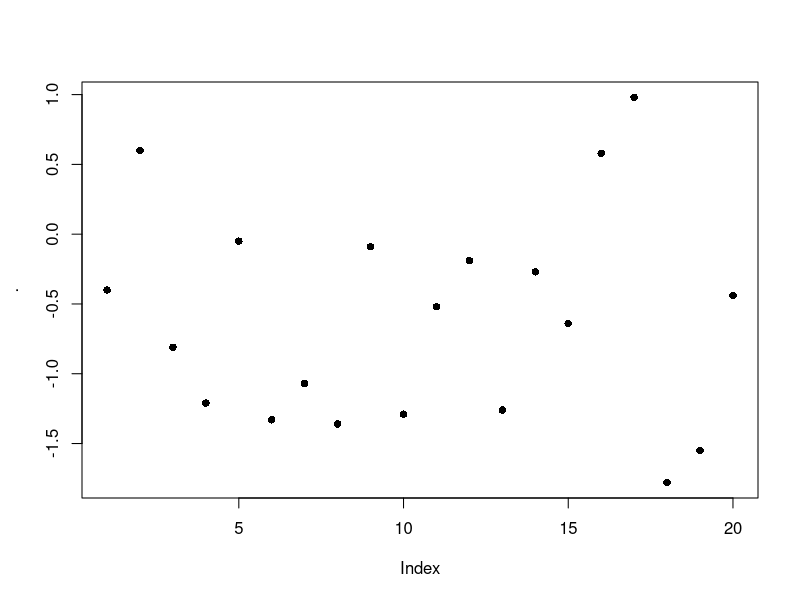
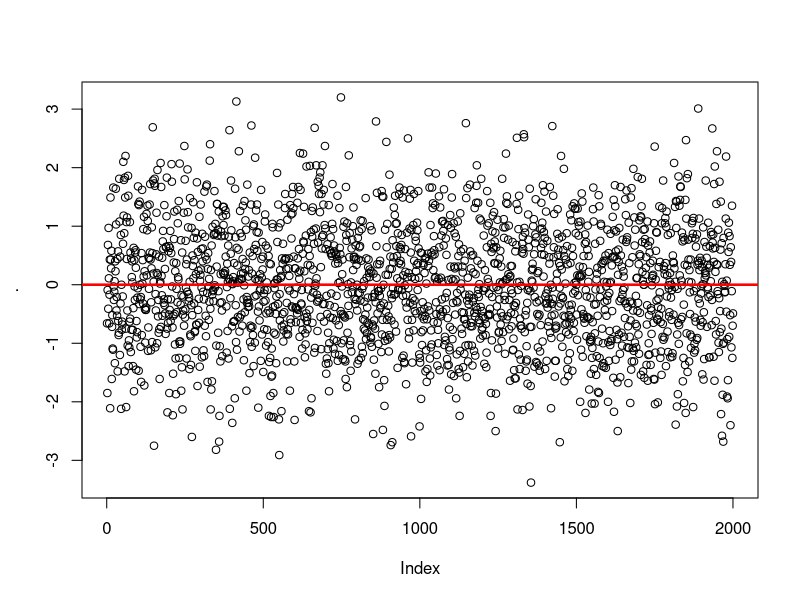

Reproduce these figures in R, in order. (Note: this script raises an error after producing the figures.)
# __________________________________________________________________
# R VOCABULARY 
# __________________________________________________________________

library("dplyr")
library("reshape2")
library("lazyeval")
library("ggplot2")
library("labeling")
library("lubridate")


# help(package="base")
# rm(list=ls())

# TODO: -------
# duplicated, charmatch, aggregate, do.call
# remove "lib" arg in library calls 
       


# flatten a list: 
(l <- list(item1=4, item2=2, item3=c(100, 200)))  # surrounding with () calls print 
(unlist(l))
(unname(unlist(l)))  # returns numeric vector; also try: unlist(l) %>% unname  


# flattening a list of dates does weird stuff: 
datelist = as.list(c(ymd("2017-01-01"), ymd("2017-01-01")))
unlist(datelist)  # not good 
do.call("c", datelist)  # this is good 


# rep and seq: --------------------
rep(letters[1:3], times=2)  # same as rep(letters[1:3], 2)
rep(letters[1:3], each=2)
rep(letters[1:3], times=2, each=2)
rep(letters[1:3], times=2, each=2, length.out=2)
rep_len(letters[1:3], length.out=40)  # could be useful if you don't know the length of a vector, but you want to keep recycling it until total length reaches a target value. 
rep(letters[1:3], times=(1:3))

seq(1,26)
seq(1,26,by=3)
seq(1,26, length.out=4)  # generates a sequence of length.out=4 equally spaced values from 1 to 16. (length.out is usually abbreviated to length or len, and seq_len is much faster.)
seq(along.with=month.abb)  # can abbreviate as e.g. seq(month.abb) or seq(letters); verbose alternative: seq(1, length(month.abb))
seq(along.with=rnorm(20))# generates sequence 1,2,3... ending with length(month.abb)
seq(c("apple", "orange", "banana"))

x<-round(rnorm(20), 2); names(x) <- seq(rnorm(20)); x %>% plot(pch=16) 
x<-round(rnorm(2000), 2); names(x) <- seq(rnorm(2000)); x %>% 
  plot(pch=1) %>% abline(h=0, lwd=2.5, col="red")


any(c(rep(FALSE, 9), TRUE))  # any TRUEs in the vector? 
any(c(2<1, 4>5, 6==7))

x <- c(4,3, NA, 1,1,23)
any(is.na(x))  # is.na(x) returns a logical of same length as x 



x<- rnorm(10)
range(x)
all(x < 2)  # x<2 returns a logical vector of same length as x; all(x<2) returns TRUE only if all values are TRUE 
all(x < 2, x > (-2))
all(1<2, 2==2, 3>2)
all(c(TRUE, TRUE, TRUE, FALSE))


4 %in% c(1,1,4,1)  # TRUE 
"s" %in% letters  # TRUE
1:4 %in% 1:10  # returns vector of same length as vector on left side of %in%
c(1:4, 12) %in% 1:10
c("g", 7) %in% letters 


match("s", letters)
match(c("a", "s", "f"), letters)
x <- c(4,3, NA, 1,1,23, NA)
match(NA, x)  # Note that match() only returns first match 


which(c(rep(FALSE, 5), TRUE, rep(FALSE, 4), TRUE))  # Takes a logical vector, returns numeric pointing to positions of TRUE values 
which(c(4==5, 2==3))
which(c(4==5, 2==3, 3==3, 4<5, 9>4))


x <- rep(1.0,10); y <- rep(0.99999999999, 10)
all.equal(target=x, current=y, tolerance = 10^-10)
all.equal(target=x, current=y, tolerance = 10^-20)


identical(2, 2.0)  # TRUE 

set.seed(1)
x <- rnorm(10)
set.seed(1)
y <- rnorm(10)
identical(x,y) # TRUE 


stopifnot(c(TRUE, TRUE))
stopifnot(c(FALSE, TRUE))  # returns an error if not all TRUE 
stopifnot(c(2<3, 4>5))


x <- airquality[, -1] # x is a regression design matrix
y <- airquality[,  1] # y is the corresponding response
stopifnot(complete.cases(y) != is.na(y))  # complete.cases returns a logical 
ok <- complete.cases(x, y)  # returns logical of same length as num rows of x and y
sum(!ok) # how many are not "ok" ? NOTE that "!" on a logical gives its inverse: !c(TRUE, FALSE) = c(FALSE, TRUE)
x <- x[ok,]
y <- y[ok]


# subsetting: -----
# 3 ways of subsetting a df for first column:
airquality[1]  # returns data frame (which is a type of list; subsetting list with [] always gives list)
airquality[[1]]  # returns the *contents* of element 1 in the df - integer atomic vector. [[]] can only return 1 thing 
airquality$Ozone  # returns integer atomic vector. Note that $ is shorthand, where x$y = x[["y", exact=FALSE ]]



cumsum(1:10)  # pseudocode: for i in 1:10, result[1] = i, result[2]=i+result[1]
cumprod(1:10)
cummin(1:10)  # along the entire length of input vector, 1 is min 
cummax(10:1)



# first differencing: 
diff(1:10, lag = 1, differences = 1)  # diff gives differecnes between successive elements in a vector 
diff(seq(1,50, by=5), lag=1, differences=1)
(diffs1 <-diff(c(1,5,2,2,10,.5,-1,3,-4,30), lag = 1, differences = 1))
length(diffs1)

# second differencing: 
(diffs2 <-diff(c(1,5,2,2,10,.5,-1,3,-4,30), lag = 1, differences = 2))  
diffs2 == diff(diffs1, lag = 1, differences = 1)  #  setting arg differences > 1 means you recursively apply diff a specified number of times 
length(diffs2)  # note that this has one less element than diffs1

# differencing at lags (i.e. not immediately successive elements)
(diffs3 <-diff(c(1,5,2,2,10,.5,-1,3,-4,30), lag = 2, differences = 1))  
length(diffs3)


# cut a range to get a factor: -------------------
x <- 1:100 
cut(x, breaks=seq(0,100,5), labels= paste("Level", 1:20))  # divide range of x into levels of a factor; 
# note that length of labels is 1 less than length of breaks
# also, first value of breaks is lower than min value of x 
table(cut(x, breaks=seq(0,100,5), labels= paste("Level", 1:20)))



# reorder factor levels using values in another column -------------
# first create data: 
df <- data.frame(area=letters[1:10], 
                 total=c(10,2,1,rnorm(6),20)); df

# graph looks ugly: 
ggplot(df, aes(x=area, y=total)) + geom_bar(stat="identity")

# find order of factor levels that you want: 
order(df$total)  # this gives ascending order; for descending, rev(order(df$total))

# reset factor levels: 
df <- df %>% mutate(area=factor(area, 
                          levels=area[order(df$total)])); df

str(df)  # factor levels reset

# graph again: 
ggplot(df, aes(x=area, y=total)) + geom_bar(stat="identity")  # SUCCESS!


# if there is an obvious way to order your factor levels (e.g. alphabetical), 
# you can try using ordered(): 
# create a factor with default ordering: 
ordered(rep(1:12, length=24))
ordered(c("blue", "green", "yellow"))
ordered(paste0("level_", 1:30))  # doesn't work well 

# let's try again: 
two.digits.numbers <- 
      sapply(1:30, function(x){
            x.char <- as.character(x)
            if (nchar(x.char) < 2){
                  x <- paste0("0", x)
            } else {
                  x <- x.char
            }
            return(x)
      }
      )

ordered(paste0("level_", two.digits.numbers))  # works! 

#**************************************************





#**************************************************
pmin(1:4, 0:3)  # gives "parallel" min - min of each pair of elements, where one element is from vector1, the other from v2. 

x <- sort(rnorm(100));  cH <- 1.35
quantile(x, probs = seq(0, 1, 0.25), na.rm = FALSE, names = TRUE)
# quantiles are cutpoints dividing the range of a probability distribution into contiguous intervals with equal probabilities. 
# quartiles are the three cut points that will divide a dataset into four equal-size groups
pmin(cH, quantile(x)) # no names
pmin(quantile(x), cH) # has names
plot(x=x, y=pmin(cH, pmax(-cH, x)), type = "b", main =  "Huber's function")



# & and && --------
x <- 1 
y <- 1

if (x==1 & y==1){print("yes")} else {print("no")}
if (x==1 && y==1){print("yes")} else {print("no")}
# when x and y are single element vectors, doesn't seem to make a diff

x <- c(1,1) 
y <- c(1,0)

if (x==1 & y==1){print("yes")} else {print("no")}
# single & returns warning: only first element used 

if (x==1 && y==1){print("yes")} else {print("no")}
# no warning, but doesn't seem to give right answer 

# NOTE: apparently && is preferred in if conditions 




# merge: -------------------------------
# merging vectors (doesn't make much sense): 
x <- letters
y <- letters[3:4]
merge(x,y)  # prob not what you want: this is the cartesian product (?) of the 2 sets 


# MERGING DATA FRAMES: -----------
# if the column you're merging on has the same name in both dfs, there's no need to 
# specify by="" argument, because it is automatically interpreted that you are joining on that column 

x <- data.frame(a=letters, b.x=rnorm(26)) %>% print 
y <- data.frame(a=c(letters[3:4], "test"), d.y=rnorm(3), e.y=rep("yo", 3)) %>% print 

merge(x,y)  # inner join; 
merge(x,y, all=TRUE)  # outer join
merge(x,y, all.y=TRUE)  # right join
merge(x,y, all.x=TRUE)  # left join
merge(x,y, all.x=TRUE, all.y=TRUE)  # outer join again




# if the column you're merging on has the diff name in the 2 dfs, you need to specify the 
# by.x and by.y arguments 

x <- data.frame(a=letters, b.x=rnorm(26))
y <- data.frame(a.y=c(letters[3:4], "test"), d.y=rnorm(3), e.y=rep("yo", 3))

merge(x,y, by.x="a", by.y="a.y")  # INNER JOIN 
merge(x,y, all=TRUE, by.x="a", by.y="a.y")  # OUTER JOIN 
merge(x,y, all.y=TRUE, by.x="a", by.y="a.y")  # RIGHT JOIN
merge(x,y, all.x=TRUE, by.x="a", by.y="a.y")  # LEFT JOIN 


#... another example: -----------------
authors <- data.frame(
      surname = I(c("Tukey", "Venables", "Tierney", "Ripley", "McNeil")),
      nationality = c("US", "Australia", "US", "UK", "Australia"),
      deceased = c("yes", rep("no", 4)))
books <- data.frame(
      name = I(c("Tukey", "Venables", "Tierney",
                 "Ripley", "Ripley", "McNeil", "R Core")),
      title = c("Exploratory Data Analysis",
                "Modern Applied Statistics ...",
                "LISP-STAT",
                "Spatial Statistics", "Stochastic Simulation",
                "Interactive Data Analysis",
                "An Introduction to R"),
      other.author = c(NA, "Ripley", NA, NA, NA, NA,
                       "Venables & Smith"))

(m1 <- merge(authors, books, by.x = "surname", by.y = "name"))
(m2 <- merge(books, authors, by.x = "name", by.y = "surname"))


#... merging on dates: --------------
admits <- data.frame(dates = as.Date(c("2017-01-12", "2017-01-15")), 
                     num_cases = c(450,12))
census <- data.frame(dates = as.Date(c("2017-01-12", "2017-01-31")), 
                     num_pts = c(14030, 9912))
date_string <- data.frame(dates = seq(as.Date("2017-01-01"), as.Date("2017-01-31"), by="1 days")) 

# column to match on has same name in all 3 dfs, so no need to specify "by=" argument 
finaldf <- merge(date_string, admits, all.x=TRUE) %>% 
                  merge(census, all.x=TRUE) %>% print 

# if appropriate, replace NAs with zeroes: 
finaldf <- mutate(finaldf, 
                  num_cases=sapply(num_cases, function(x) if(is.na(x)==TRUE){0} else {x}), 
                  num_pts=sapply(num_pts, function(x) if(is.na(x)==TRUE){0} else {x})
                  ) %>% print 

finaldf.m <- melt(mutate(finaldf, dates=as.character(dates))) %>% print 
dcast(finaldf.m, dates ~ variable)  # reverses the melting operation 
dcast(finaldf.m, variable ~ dates)  # reverse rows and columns 


# sort and order: ------------------
x <- c(1,1,3,-1,0,19,1,9,7,32)
sort(x)
sort(x, decreasing=TRUE)
rev(x)  # just reverses arguments 

order(x)  # returns an ordered numeric vector: order(x)[1] returns the position in x where the smallest element in x is found 
x[order(x)]  # arranges x in ascending order 


# Run-length encoding (RLE) is a very simple form of lossless data compression in which runs of data (that is, sequences in which the same data value occurs in many consecutive data elements) are stored as a single data value and count, rather than as the original run
x <- rev(rep(6:10, 1:5))
rle(x)
class(rle(x))  # type of list
rle(x)[1]
unname(unlist(rle(x)[1]))

z <- c(TRUE, TRUE, FALSE, FALSE, TRUE, FALSE, TRUE, TRUE, TRUE)
rle(z)
rle(as.character(z))

x <- c(rep("a", 4), "c", rep("g", 10))
unique(x)

# TABLE ----------------------------------------------
df <- data.frame(a=sample(100,10), 
                 b=sample(2000, 10))
table(df)  # you can call table() on purely numeric data, but it's kinda useless 
table(df$a)  # still useless 

df$c= sapply(1:10, function(x) sample(c("Group1", "Group2"), 1, replace=TRUE))
df

table(df)  # still pretty useless 
table(select(df, a,c))   # possibly useful: this converts the data from "long" to "wide" format; compare with > select(df[order(df$a), ], a,c)
table(select(df, b,c))  # possibly useful 
table(df$c)  # probably the best use of table() for this data 


# Simple frequency distribution:
table(rpois(100, 5))  # n=100, lambda=5
table(state.division, state.region)

with(airquality,
     table(OzHi = Ozone > 80, Month, useNA = "ifany"))  # with() seems to be a 
# precursor to the pipe operator (%>%)


# copy table from R to Excel: ---------------------
df <- data.frame(a=rnorm(20), b= sample(c(TRUE, FALSE), 20, replace=TRUE)) # %>% print
write.table(df, file="clipboard", sep="\t", row.names=FALSE)  # now paste in Excel 

# copy via clipboard from excel to R: 
#select column in excel %>%
x <- readClipboard()


# ifelse() : ------------------------------------
x <- c(6:-4)
sqrt(x)  #- gives warning
sqrt(ifelse(x >= 0, x, NA))  # no warning

## Note: the following also gives the warning !
ifelse(x >= 0, sqrt(x), NA)

l <- sample(c("a", "b", "c"), 1)
ifelse(l >= "b", "high", "low")


# DATES --------------------------------------------
# ...create strings of dates ----
seq(ISOdate(2017,1,1), ISOdate(2017,1,31), by="day") %>% substr(1,11)  # Jan to Feb 

seq(ISOdate(2017,1,1), ISOdate(2017,1,31), by="7 day") %>% 
  substr(1,11)  # only week start dates 

seq(ISOdate(2017,2,1), ISOdate(2017,1,1), by="-1 day") %>% substr(1,11)  # Feb to Jan 

# Note: ISOdate() is a wrapper for strptime()


# Alternatively, you can use as.Date: 
seq(as.Date("2017-01-01"), as.Date("2017-04-05"), by="1 day")

dates <- seq(as.Date("2017-01-01"), as.Date("2017-04-05"), by="7 day")  # only first day of weeks 
date_and_wkday <- data.frame(dates = dates, 
                             days = weekdays(dates)) %>% print 




# ...identify fiscal year from date : -------------------
x <- data.frame(date = c("2013-01-01", "2013-06-06", "2015-02-28", "2015-09-04"), 
                m=rep(NA,2), 
                y=rep(NA,2), 
                fyear = rep(NA,2)); x

for(i in 1:nrow(x)){
      x$m[i] <- substr(x$date[i], 6,7) %>% as.numeric
      x$y[i] <- substr(x$date[i], 1,4) %>% as.numeric
      if(m[i] %in% 4:12){
            x$fyear[i] <- x$y[i]+1
      } else {
            x$fyear[i] <- x$y[i]
      }
}
print(x)

# without extra columns for date and year: 
x <- data.frame(date = c("2013-01-01", "2013-06-06", "2015-02-28", "2015-09-04"), 
                fyear = rep(NA,2)
                ); x

for(i in 1:nrow(x)){
      m <- substr(x$date[i], 6,7) %>% as.numeric
      y <- substr(x$date[i], 1,4) %>% as.numeric
      if(m %in% 4:12){
            x$fyear[i] <- y+1
      } else {
            x$fyear[i] <- y
      }
}
print(x)



# using lubridate package: ----------------------------------------
dates <- c("2017-01-01", "2017-02-01", "2017-08-21")

class(dates)  # "character"


ymd(dates) # %>% class  # "Date"
# this function takes a char and converts to date, using the ymd format to 
# do the conversion. It DOESN'T *cast* to ymd format 

mdy(dates)  # doesn't work 
dates2 <- c('12-31-2017'); class(dates2)
mdy(dates2); class(mdy(dates2))

# convert to time in format hh:mm
timechar <- "12:30"
time <- strptime(timechar, format="%R"); time2
time <- strptime(timechar, format="%I"); time2


# convert ymd to mdy: 
ymd(dates) %>% format('%m%d%Y')

# arithmetic with dates and times: 



# SET OPERATIONS ---------------------------------------------

setA<-c("a", "b", "c", "d", "e")
setB<-c("d", "e", "f", "g")

union(setA,setB)
intersect(setA,setB)
setdiff(setA,setB)  # Note, however, that the difference between two sets is order-dependent. It is the material that is in the first named set, that is not in the second named set. 
setequal(c(setdiff(setA,setB),intersect(setA,setB),setdiff(setB,setA)), 
         union(setA,setB))


# SAMPLE() --------------------------------------------------
sample(10)  # gives permutation of all elements; same as sample(1:10)
sample(10, 1) 
(x <- sample(10, replace=TRUE)); setdiff(1:10, x)
sample(letters, 3)

sample(c("a", "b"),1, prob=c(.9, .1))  # The optional prob argument can be used to give a vector of weights for obtaining the elements of the vector being sampled. They need not sum to one, but they should be non-negative and not all zero.

# create a discrete distribution with specified probabilities:
v <- vector()
for(i in 1:1000){
  v[i] <- sample(c(TRUE, FALSE, "error"), 1, prob=c(.90, .09, .01))
}

table(v) %>% barplot  # plotting with base R 

# plotting with ggplot: 
dat <- as.data.frame(table(v)) %>% melt %>% select(1,3)
ggplot(dat, aes(x=v, y=value)) + 
  geom_bar(stat="identity") + 
  geom_hline(yintercept=0, size=1)



# COMBINATIONS --------------------------------------------------
choose(3,2)  # number of combinations of 2 elements that can be chosen from a set of 3 elements 
choose(10,1); choose(10,2); choose(30,2)

# counting num permutations: 
n <- 10
k <- 5 
choose(n,k)*factorial(k)

par(mfrow=c(2,1))
# graph of num combinations 
sapply(1:10, function(x) choose(10, x)) %>% 
  plot(type='l', main="num permutations, combinations of x objects from a total of 10 objects", 
       xlab = "x", 
       ylab = "num combinations")

# graph of num permutations 
sapply(1:10, function(x) choose(10, x)*factorial(x)) %>% 
  plot(type='l', 
       xlab = "x", 
       ylab = "num permutations")
par(mfrow=c(1,1))


# sample with/without replacement: -----------
sample(10)  # same as sample(1:10); default is replace=FALSE 
sample(10,2)
sample(10,100, replace=TRUE) 
sample(c("hi", "bye"), 30, replace=TRUE)

# simulate 100 rolls of a die: 
sample(6, 100, replace=TRUE) %>% mean
sample(6, 100, replace=TRUE) %>% mean

# FILL CONTAINER WITH LOOP: ----------------------
# create an empty container and fill it using a loop. We require that any type and any number of objects can be placed in the container, regardless of whether they are numeric or character or logical: 
container <- vector(mode="list")
# container <- list()  # this also seems to work? 

for(i in 1:10){
  x <- rnorm(1)
  print(paste("x=", x))
  if (x < 0.01){
    container[i] <- list(1:10)    
  } else if (x < 0.8) {
    container[i] <- list(rnorm(i))
  } else {
    container[i] <- list(rep("test", i))
  }
}

str(container)
summary(container)



# BUILD A DATAFRAME WITH A LOOP: --------------
# set up empty list: 
datalist = list()

for (i in 1:5) {
      # ... make some data
      dat <- data.frame(x = rnorm(10), y = runif(10))
      dat$i <- i  # maybe you want to keep track of which iteration produced it?
      datalist[[i]] <- dat # add it to your list; NOTE THAT WE USE [[]] !!!!
}

datalist  # each element of hte list is a dataframe 
# compare datalist[1] with datalist[[1]]; first is a list, second is contents 
      # within that list 

# join elements of list into a single df with do.call()
big_data = do.call(rbind, datalist) %>% print 

# alternative without using do.call: 
df1 <- datalist[[1]]
for(i in 2:5) {df1 <- rbind(df1, datalist[[i]])}
df1

identical(big_data, df1)  # TRUE 

# LAPPLY AND FRIENDS: -------------------------------
x <- list(a = 1:10, beta = exp(-3:3), logic = c(TRUE,FALSE,FALSE,TRUE))
# compute the list mean for each list element
lapply(x, mean)
# median and quartiles for each list element
lapply(x, quantile, probs = 1:3/4)
# Format for lapply is lapply(X, FUN, ...). Note that "probs=1:3/4" is being passed to "..." above, and is "passed to" the function quantile(). 

sapply(x, quantile)
i39 <- sapply(3:9, seq) # list of vectors
sapply(i39, fivenum)
vapply(i39, fivenum,
       c(Min. = 0, "1st Qu." = 0, Median = 0, "3rd Qu." = 0, Max. = 0))

(v <- structure(10*(5:8), names = LETTERS[1:4], 
                types=c("red", "yellow", "blue", "green")))
# structure() returns the given object with further attributes that you can 
# set 

# not entirely sure what's happening here: 
f2 <- function(x, y) outer(rep(x, length.out = 3), y)
(a2 <- sapply(v, f2, y = 2*(1:5), simplify = "array"))
a.2 <- vapply(v, f2, outer(1:3, 1:5), y = 2*(1:5))
stopifnot(dim(a2) == c(3,5,4), all.equal(a2, a.2),
          identical(dimnames(a2), list(NULL,NULL,LETTERS[1:4])))

# ...sampling distribution of sample mean of exp r.v.: ----
replicate(10000, mean(rexp(10))) %>% hist

# using ggplot: 
df <- replicate(10000, mean(rexp(10))) %>% as.data.frame  
colnames(df) <- "value"

p1 <- ggplot(df, aes(x=value)) + 
  geom_histogram(aes(y=..count..)) + # not really necessary to specify 
  # aes(y=..count..), but good to be explicit. You can just give 
  # "+ geom_histogram() +"  ...
  scale_x_continuous(limits=c(0,3), 
                        labels=seq(0,3, .25), breaks=seq(0,3, .25)) + 
  geom_hline(yintercept=0, size=1) + 
  theme(axis.text.x=element_text(size = 16),
        axis.title.x=element_text(size=20), 
        axis.text.y=element_text(size=14), 
        axis.title.y=element_text(size=18), 
        strip.text.x=element_text(size=18));p1

# add density: 
(p2 <- p1 + geom_density(aes(y=..density..*900), size=1, colour="blue", alpha=.8))

p3 <- ggplot(df, aes(x=value)) + 
  geom_density(aes(y=..density../sum(..density..))); p3 
#   geom_histogram(aes(y=..density../sum(..density..)), fill=NA, colour="black")


# summary(p1); summary(p2)


# ... use lapply to create multiple distribution curves: -----

# create input vector: 
input=seq(-4,4, length=1000)

# define dist function family: X~N(0, 1/n): 
fx <- function(n, input_vector){
      dnorm(input_vector, mean=0, sd=(1/sqrt(n)))  # change to pnorm() to get CDFs 
}

# create data frame with x and f(x) values for different values of n: 
normal_curves <- lapply(seq(1:20), fx, input_vector=input) %>% 
      # "input_vector=x" => specify that second arg of fx always 
      # takes value x
      as.data.frame

colnames(normal_curves) <- paste0("n", 1:20)
normal_curves <- mutate(normal_curves,
                        x=input) %>%  # x is input vector
                  select(21,1:20)

str(normal_curves)

# putting data in long form to allow facetting by value of n: 
normal_curves_long <- melt(normal_curves, id.vars = "x")
str(normal_curves_long)

p1 <- ggplot(normal_curves_long, aes(x=x, y=value, group=variable)) + 
      geom_line() + 
      geom_text(data=filter(normal_curves_long,
                            x>=1 & x<=1.01),  # filtering to get single point from each                                                  curve 
                aes(label=variable), 
                col="red") ; p1 




# Pattern Matching and Replacement -------------------------------
# grep(value = FALSE) returns a vector of the indices of the elements of x that yielded a match (or not, for invert = TRUE. This will be an integer vector unless the input is a long vector, when it will be a double vector.                                                                                            

# grep(value = TRUE) returns a character vector containing the selected elements of x (after coercion, preserving names but no other attributes).

# grepl returns a logical vector (match or not for each element of x).

grep("[a-z]", letters)
grep("May", month.abb, invert=TRUE)  # find months that are NOT "May"
grep("wed", tolower(c("Monday", "Tuesday", "Wednesday")))
grep(c("wed", "mon"), tolower(c("Monday", "Tuesday", "Wednesday")))  # In grep(c("wed", "mon"), tolower(c("Monday", "Tuesday", "Wednesday"))):argument 'pattern' has length > 1 and only the first element will be used

charmatch(c("mon", "wed"), tolower(c("Monday", "Tuesday", "Wednesday", "Monday")))
# note that charmatch can take more than one element in its first argument. However, its rules for return values are a bit strange: 
      # if unique exact match OR (unique partial match and no exact match) -> 
            # match index returned
      # if multiple exact OR multiple partial -> 0 returned 
      # if no match, then nomatch argument value returned 
      # Thus, charmatch can be useful in seeing whether a value can be used 
            # as a unique identifier?? 

grep("o", letters)  # 15
grep("o", "food")  # 1
grep("o", c("food", "wood"))  # 1,2 
grep("o", c("food", "wood"), value=TRUE)
grepl("o", c("food", "wood"))

# note that "food" is a single element, which does contain an "o", so we get 1 returned. The 2 "o"s in food are not counted seperately. To do that, try: 

countOs <- function(x){
  require("dplyr", lib="H:/R packages")
  
  x.split <- strsplit(x, split=NULL) %>% unlist 
  
  returnOs <- function(x1){
    x2 <- tolower(x1)
    if(x2=="o"){1}
    else{0}
  }
  
  sapply(x.split, returnOs) %>% sum
}

# test function: 
test_countOs <- function(){
  sapply(list("hi", "hO", "OOoo", "yo", "only one", "frib", "N00", "123"),
         countOs)
}
test_countOs()

# apply the function: 
countOs("food")  # 2
countOs("Markov chains were introduced by Andrei Andreevich Markov (1856-1922) and were named in his honor.")  # 5 

# note how the function "countOs" promotes modularity and abstraction in the code: it is completely self-contained, so it doesn't need to refer to a function or object defined anywhere else, so you can use it in any environment. Just give it the input it expects and it will give you the output you expect. This is how you keep code from getting ridiculously complicated and interconnected. 

gsub("g", "Goose", letters)
gsub("g", NA, letters)

strings <- c("foo", "foo", "bar", "foo", "qux")
sub("foo", "yib", strings) 
gsub("foo", "yib", strings) 
# what's the difference between sub and gsub? 

# FUNCTIONS ------------------------------------------

# Use of "...": --------------------------------------
f <- function(...){
  list(...)
}
# f takes a variable number of arguments (i.e. user can put in anything they like there), then just lists what those arguments were. 


# TEST CASES: 
# function call: 
f(x=2, l=TRUE)

# Another function: 
f2 <- function(x,y, ...){
  print(x/y)
  otherArgs <- list(...)
  print(otherArgs)
  if (length(list(...)) > 0){
      if (any(unlist(list(...)))){
          print("At least one TRUE in otherArgs")
      } else {
          print("No TRUEs in otherArgs")
      }
  } else {
      print("No TRUEs in otherArgs")
  } 
}

# function call:
f2(1,5,TRUE, FALSE)
f2(1,5)
f2(1,5,FALSE, FALSE)

# Using ... in a useful way: ----------------------------------

# write a function that drops extreme values, then returns quantiles:
# in general, this approach could be useful because you can build in several steps into a single function (step1: drop extreme values, step2: calculate quantiles). However, you need a way to pass in arguments that will be used in later steps. That's what "..." is for. 

x <- rnorm(50)

f3 <- function(x){
  x2 <- sort(x)
  lower.limit <- quantile(x2, prob=.1)
  upper.limit <- quantile(x2, prob=.9)
  x3 <- x2[x2>lower.limit & x2<upper.limit]
  quantile(x3)
}

f3(x)  # compare with quantile(x)
f3(x, probs=c(.25, .5, .75))  
# Error in f3(x, probs = c(0.25, 0.5, 0.75)): unused argument (probs = c(0.25, 0.5, 0.75))

# To prevent the error, we need to rewrite f3 to allow it to take extra arguments: 

f4 <- function(x, ...){
  x2 <- sort(x)
  lower.limit <- quantile(x2, prob=.1)
  upper.limit <- quantile(x2, prob=.9)
  x3 <- x2[x2>lower.limit & x2<upper.limit]
  otherargs <- list(...)
  
  if(!is.null(otherargs)){
#     print(otherargs)  # note that this is just printed, not returned by the function
  }
  
  if(!is.null(otherargs$probs)){
#     print(quantile(x3, probs=otherargs$probs))
    quantile(x3, probs=otherargs$probs) %>% unlist
  } else {
#     print(quantile(x3))
#     print("default probs used")
    quantile(x3) %>% unlist
  }
}

# FUNCTION CALLS: 
f4(x)  # compare with quantile(x)
f4(x, probs=c(.08, .35, .57, .75, .99))  # compare with quantile(x, probs=c(.08, .35, .57, .75, .99))
f4(x, probs=c(.08, .35, .57, .75, .99), na.rm=TRUE)

# note what we can do with function f4: 
vectors <- vector(mode="list")
for(i in 1:10000){
  vectors[i] <- list(rnorm(500))
}

result <- lapply(vectors, f4, probs=c(.08, .35, .57, .75, .99), arg=NULL) %>%
  as.data.frame
names(result) <- paste0("sample_", 1:length(vectors))
str(result)
summary(result)
# result

result.long <-  melt(result) %>% 
  mutate(probs=as.factor(rep(c(.08, .35, .57, .75, .99), length(vectors)))) %>% 
  select(variable, probs, value)
str(result.long)
head(result.long, 100)

# quick analysis: 
boxplot(result.long$value)
filter(result.long, probs==.08) %>% select(value) %>% boxplot 
plot(value~probs, data=result.long)

# using ggplot: 
p1 <- ggplot(result.long, aes(x=probs, y=value)) + 
  geom_boxplot()  
#   facet_wrap(~probs, ncol=2)
p1


p08 <- filter(result.long, probs==.08) %>% select(value) %>% unlist
p57 <- filter(result.long, probs==.57) %>% select(value) %>% unlist

plot(p57~p08)

# ...rationale-----------------------------------------------------------
# without f4, how would you do this? First loop over vectors to remove extremes, then loop over the result to calculate quantiles. Okay, but what if there were e.g. 10 intermediate steps requiring a different function for each? It would be very inelegant to have to write 10 loops and keep passing the result from one to the next. 

# Instead, we can put all the intermediate functions inside f4, and pass their arguments to them through f4!!! 




# RESHAPE PACKAGE:  ---------------------------------------------
# Melting: going from wide to long 
head(airquality)
aql <- melt(airquality) # [a]ir [q]uality [l]ong format; no ID vars
head(aql)
aql[c(1:5, 154:158, 307:311), ]  

# using Month and Day as ID vars: 
aql <- melt(airquality, id.vars = c("Month", "Day"), 
            variable.name = "climate_variable", 
            value.name = "climate_value")
head(aql)  # note that long data is grouped by measured variable name, and that id vars repeat after all data on one single measured variable name: e.g. month=5, day=1 will appear next to "Ozone" var, then again next to "Solar.R". This is how rows/tuples for particular (Ozone, Solar.R, etc.) values are recorded; otherwise there would be no way to know which values were associated with others. 

# only id vars get column names named after them. All other vars are in the "variable" column, which we've renamed to "climate_variable"
summary(aql)
aql[c(1:5, 154:158, 307:311, 460:464), ]


# In reshape2 there are multiple cast functions. Since you will most commonly work with data.frame objects, we'll explore the dcast function.

# Casting: going from long to wide: 
aql <- melt(airquality, id.vars = c("Month", "Day"))
aqw <- dcast(aql, Month + Day ~ variable)  # Month & Day remain as columns (with duplicates removed), while the distinct names in variable "swing out" to create new column names. The arguments on the left refer to the ID variables and the arguments on the right refer to names the measured variables. Everything not in the equation is assumed to be a column of values. 
head(aqw)


dcast(aql, Month ~ variable + Day)  # wide format with each day a column: e.g Month=5, var="Ozone" and Day=1 gets 1 column; Month=5, var="Ozone" and Day=2 gets another, etc. 
# "Month ~ variable + Day" ==> LHS args specify how many rows in output; RHS args specify how many columns 
dcast(aql, Month ~ variable)  # "Aggregation function missing: defaulting to length". E.g. for month=5 and column=Ozone, there are now 31 values; we can't display 31 values in a cell, so we default to aggregating by counting 


dcast(aql, Month ~ variable, fun.aggregate = mean, 
      na.rm = TRUE)  # Averages by month
dcast(aql, Day ~ variable, fun.aggregate = mean, 
      na.rm = TRUE)  # Averages by day of month, across months. 


# NOTE: the above could have been done with dplyr::group_by() and summarize(): 
# however, this is more tedious because every var has to be named
# group_by(airquality, Month) %>% summarize(mean(Ozone, na.rm=TRUE), 
#                                           mean(Solar.R, na.rm=TRUE),
#                                           mean(Wind, na.rm=TRUE),
#                                           mean(Temp, na.rm=TRUE)) %>% 
#                                     as.data.frame 




## ...another example: means by day of week----------------------
days.of.week <- weekdays(Sys.Date()+0:6)  # list of days in the week 

data <- data.frame(var1=rnorm(7000, mean=50,sd=4), 
                   var2=rpois(7000, lambda=3), 
                   day=rep(days.of.week, 1000))
head(data, 50)

# MELT: 
longdata <- melt(data)
# head(longdata)
# longdata[c(1:8, 7001:7008), ]  # note that long data is grouped by measured variable name, and that id vars repeat after all data on one single measured variable name 

# CAST: 
# avg.by.day <- dcast(longdata, day ~ variable)  # Aggregation function missing: defaulting to length
avg.by.day <- dcast(longdata, day ~ variable, 
                    fun.aggregate=mean, 
                    na.rm=TRUE)
avg.by.day

# ...playing with the example ---------------------------------------------
# let's see if means of var1 differ across days 
anova.model1 <- lm(value~day, data=filter(longdata, variable=="var1"))
summary(anova.model)  # compare with "avg.by.day" Note that avg.by.day is easier to read. 

p1 <- ggplot(avg.by.day, aes(x=day, y=var1)) + 
  geom_bar(stat="identity")  
#   scale_y_continuous(limits=c(49.7, 50.1))  # not sure why the bars disappear when I do this 
p1

(p1zoom <- p1 + coord_cartesian(ylim=c(49.88, 50.1)))  # Setting limits on the coordinate system will zoom the plot (like you're looking at it with a magnifying glass), and will not change the underlying data like setting limits on a scale will.



# DPLYR PACKAGE: -------------------------------------

# group_by( ): --------------
# converts df to tbl, with meta-instruction to do all subsequent operations in terms of groups. Note that on its own, group_by does not do any operation; it is usually used in conjunction with summarize()

mtcars
group_by(mtcars, cyl)  # a tibble, with instructions to do subsequent operations in terms of groups of cyl 
group_by(mtcars, cyl) %>% as.data.frame  # identical to initial df 


# ...comparing summarize() on grouped versus original df: ----------
grouped <- group_by(mtcars, cyl)

summarize(grouped, mean(hp)) %>% as.data.frame # compare with following: 
summarize(mtcars, mean(hp))

summarize(grouped, mean(hp), sd(hp), mean(disp), sd(disp)) %>% 
      as.data.frame
# compare with following: 
summarize(mtcars, mean(hp), sd(hp), mean(disp), sd(disp))


# ...try alternative groupings: --------------------------
(grouped_by_cyl <- group_by(mtcars, cyl) %>% 
       summarize(mean(hp), sd(hp))) %>% as.data.frame
(grouped_by_gear <- group_by(mtcars, gear) %>% 
       summarize(mean(hp), sd(hp))) %>% as.data.frame

# grouped on 2 vars: 
(grouped_by_gear_and_cyl <- group_by(mtcars, gear, cyl) %>% 
       summarize(mean(hp), sd(hp))) %>% as.data.frame

# checking result of grouping on 2 vars: 
filter(mtcars, gear==3) %>% select(cyl) %>% arrange(cyl) %>% unique 
filter(mtcars, gear==4) %>% select(cyl) %>% arrange(cyl) %>% unique 
filter(mtcars, gear==5) %>% select(cyl) %>% arrange(cyl) %>% unique 

# find how many rows in particular combinations: 
count(mtcars, cyl)
count(mtcars, cyl, gear)

# another option to count rows: 
mtcars %>% group_by(cyl, gear) %>% summarise(n= n() ) 

#replace() ----
head(mtcars); str(mtcars)
cyl_order <- order(mtcars$cyl)
mtcars2 <- mtcars[cyl_order,]

# replace cylinder value of 4 with 99999
mtcars2 %>%
      mutate(hp=replace(hp, cyl==4, 99999),  # replace values 
                                    # in cyl column where value in 
                                    # cyl column ==4 
                                    # NOTE: you could also replace 
                                    # values in some other column where
                                    # cyl==4
             brands=rownames(mtcars)) %>%
      select(12,1:11) %>% 
      as.data.frame %>% print 
